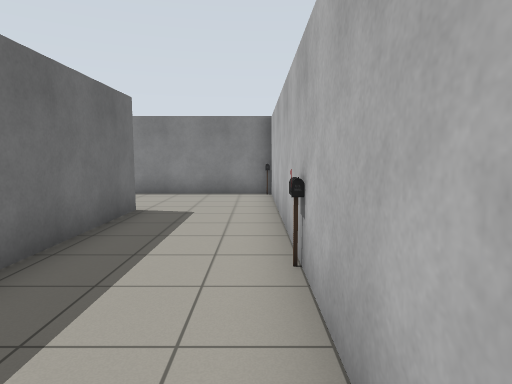
[1] (above)

22 first-person views from a walk through a world built for the Gazebo simulator. The camera is 1.2 m above the floor, tilts 6° down and sees 75° across. The lines on the ground mark 1 m squares. The floor is counted in squares, 1 m on a side. Each view is taken from the middle of a square. On the plan, view 1 faces up. The plan holds only what a view shows up to about 13 squares ahead; the rest is blank.

[2]
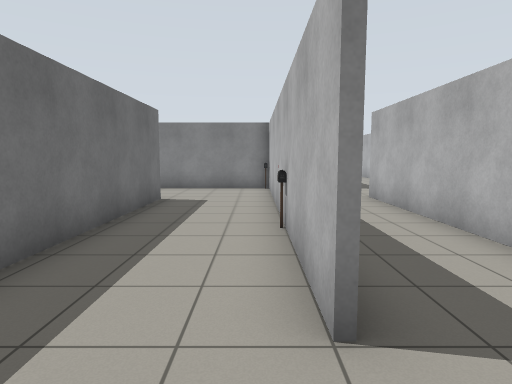

[3]
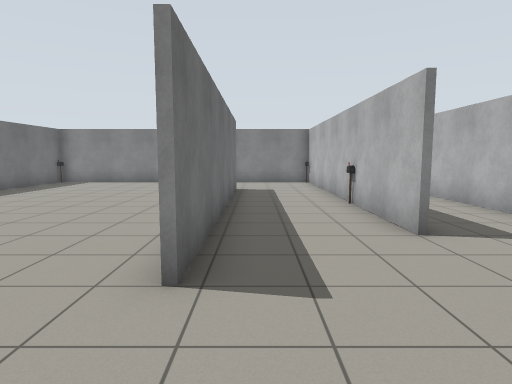

[4]
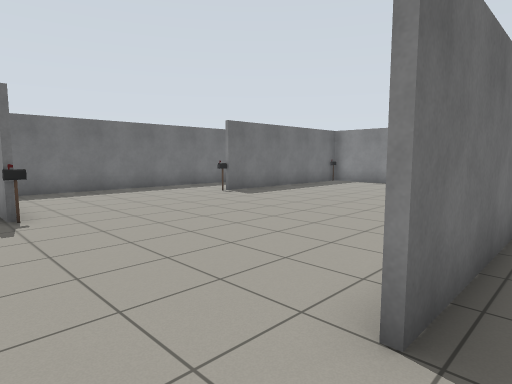

[5]
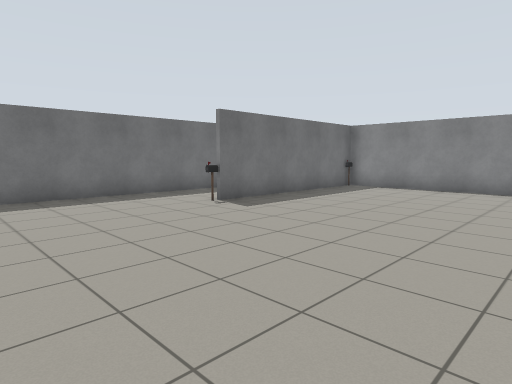

[6]
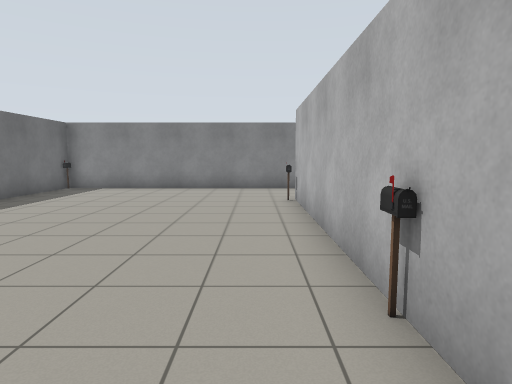

[7]
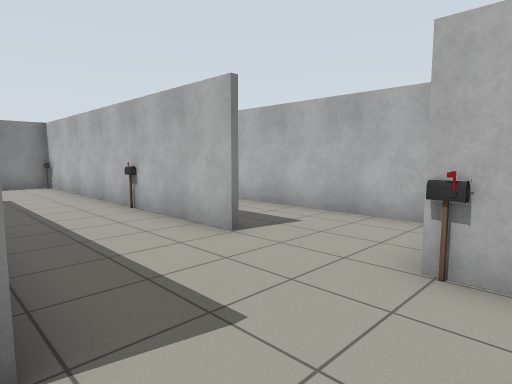

[8]
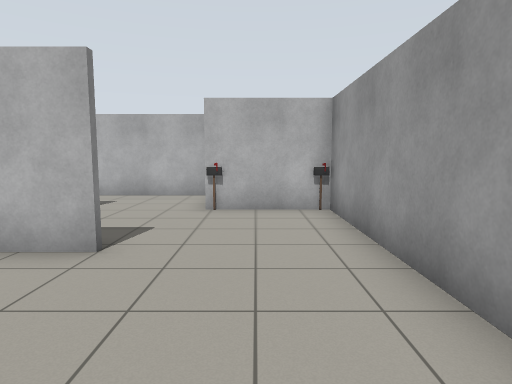

[9]
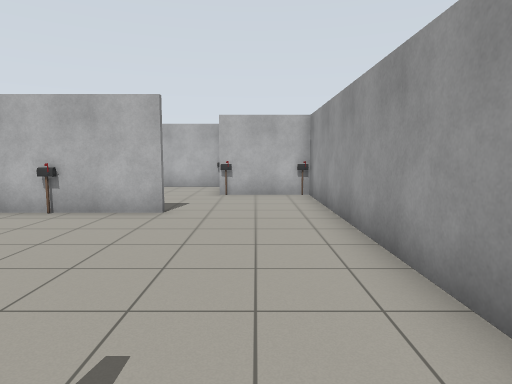

[10]
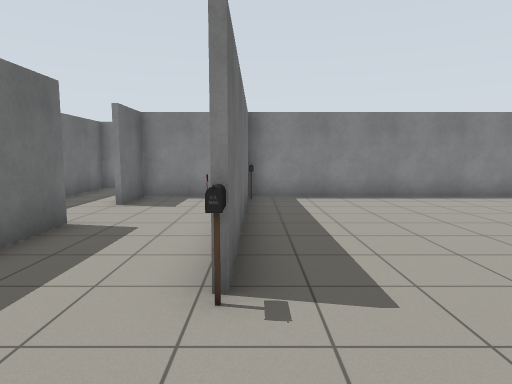

[11]
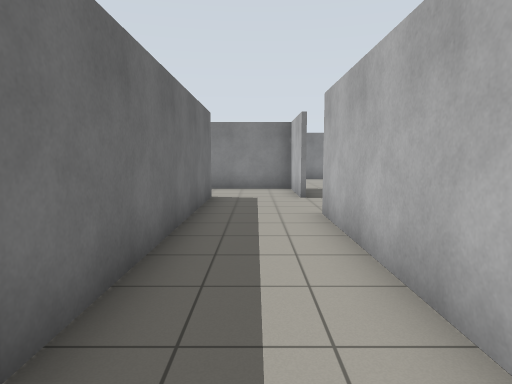

[12]
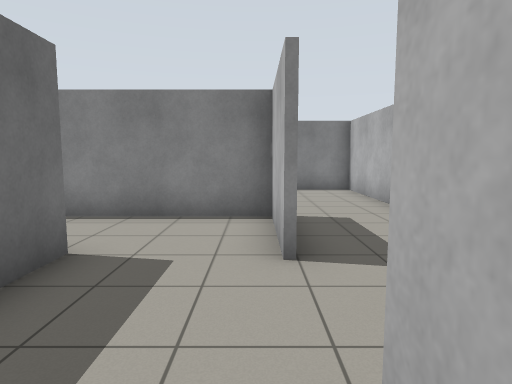

[13]
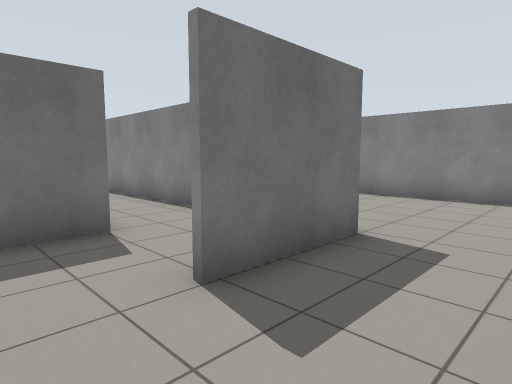

[14]
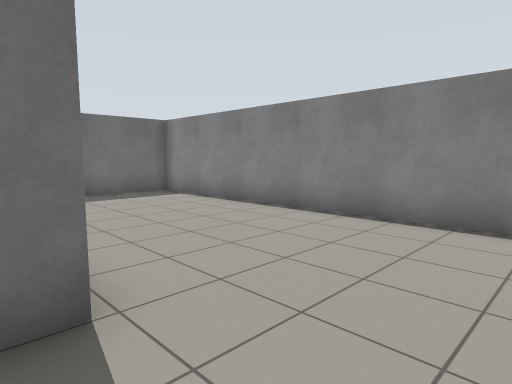

[15]
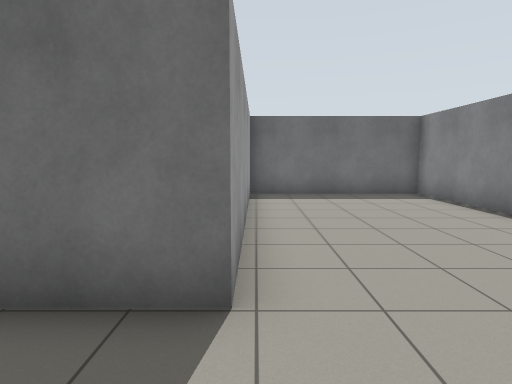

[16]
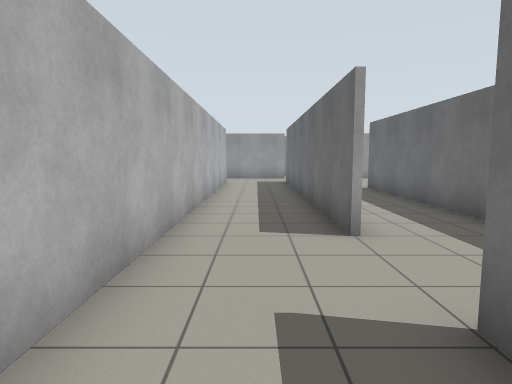

[17]
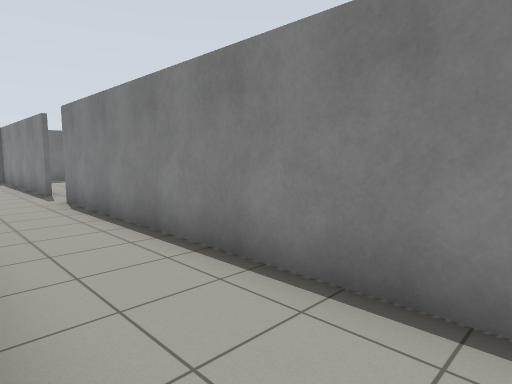

[18]
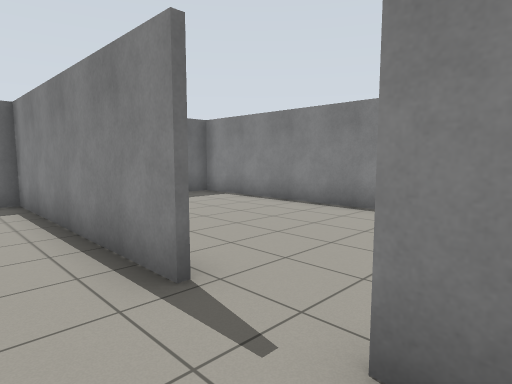

[19]
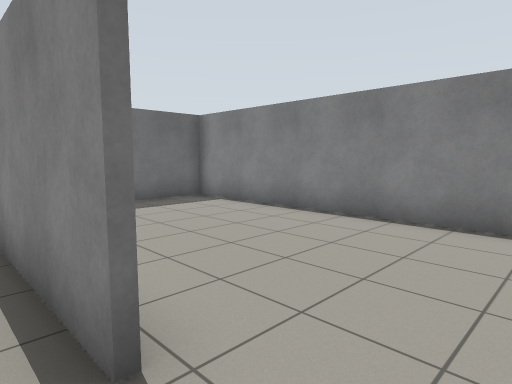

[20]
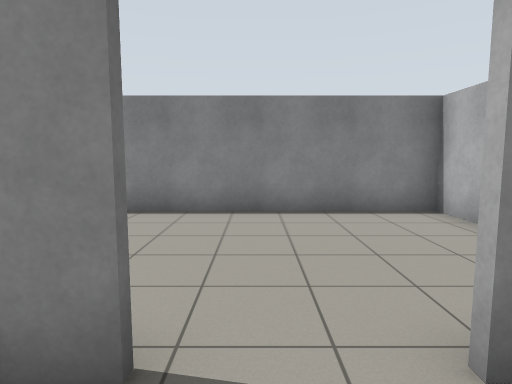

[21]
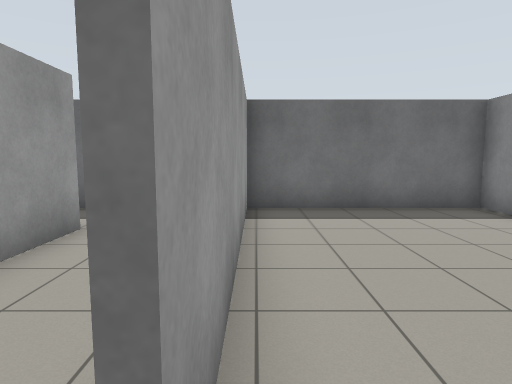

[22]
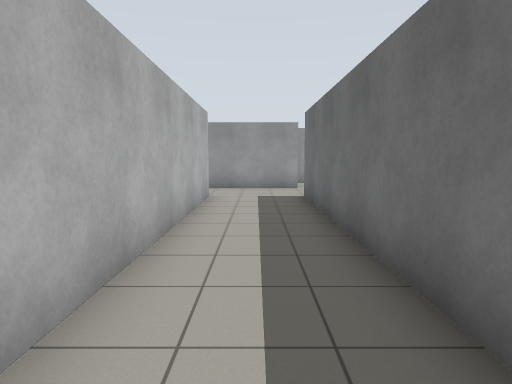

### Floor plan
Ten units are one square. View 1 is at (0, 0); x grows to the right and y downward. Boxes are objects, and circles mark ways between rooms. Rooms are numbered by the first view taken in them; rooms with no view inside come last. Other rooms are left out.
<svg viewBox="-174 -198 249 260">
<path fill="none" stroke="#000" d="M-29 20 -29 -65M-27 -65 -27 20M5 0 5 -109 -105 -109M-94 30 -103 30M-80 57 5 57 5 28M34 25 34 -81M-144 -45 -144 21M-112 -105 -112 -44M7 -111 7 -1M35 -81 35 30M64 -154 64 -193 -49 -193 -49 -137M-36 -138 35 -138 35 -107M64 31 64 -112M46 57 69 57M-96 -137 -169 -137M-145 -111 -126 -111M5 -137 -79 -137M-168 -141 -168 -116M-50 -179 -50 -193 -168 -193 -168 -141M-164 -138 -96 -138M34 -107 34 -137 5 -137"/>
<rect x="-115" y="-45" width="10" height="10" fill="#bbb"><title>other object</title></rect>
<rect x="-95" y="25" width="10" height="10" fill="#bbb"><title>other object</title></rect>
<rect x="-35" y="-5" width="10" height="10" fill="#bbb"><title>other object</title></rect>
<rect x="-35" y="-75" width="10" height="10" fill="#bbb"><title>other object</title></rect>
<rect x="-5" y="45" width="10" height="10" fill="#bbb"><title>other object</title></rect>
<rect x="-5" y="25" width="10" height="10" fill="#bbb"><title>other object</title></rect>
<rect x="-5" y="-45" width="10" height="10" fill="#bbb"><title>other object</title></rect>
<rect x="-5" y="-115" width="10" height="10" fill="#bbb"><title>other object</title></rect>
<rect x="-115" y="-115" width="10" height="10" fill="#bbb"><title>other object</title></rect>
<circle cx="30" cy="-95" r="3" fill="#2a7"/>
<circle cx="20" cy="-110" r="3" fill="#2a7"/>
<circle cx="-85" cy="-140" r="3" fill="#2a7"/>
<circle cx="10" cy="-125" r="3" fill="#2a7"/>
<text x="-50" y="-20">1</text>
<text x="40" y="-120">2</text>
<text x="-80" y="-130">3</text>
<text x="-110" y="-170">4</text>
<text x="10" y="-130">5</text>
</svg>
Room 1 opens to room 2. Room 1 opens to room 5. Room 3 opens to room 4. Room 3 opens to room 5.

Where each view was taken, in squares from view 1:
view 1: 0 up, 0 right, facing up
view 2: 2 down, 0 right, facing up
view 3: 5 down, 2 left, facing up
view 4: 4 down, 2 left, facing up-left
view 5: 2 down, 4 left, facing up-left
view 6: 2 down, 4 left, facing up
view 7: 4 down, 3 left, facing up-right
view 8: 4 down, 7 left, facing right
view 9: 4 down, 10 left, facing right
view 10: 1 up, 11 left, facing up
view 11: 1 up, 2 right, facing up
view 12: 7 up, 3 right, facing up
view 13: 9 up, 6 right, facing up-left
view 14: 13 up, 6 right, facing up-left
view 15: 14 up, 6 right, facing left
view 16: 13 up, 5 right, facing down
view 17: 11 up, 2 right, facing up-left
view 18: 12 up, 7 left, facing up-left
view 19: 13 up, 8 left, facing up-left
view 20: 12 up, 9 left, facing up
view 21: 14 up, 9 left, facing left
view 22: 7 up, 5 right, facing down
